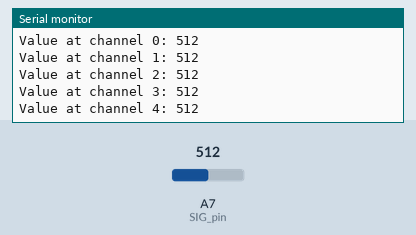
This sketch was run on a simulated Arduino Nano, built with avr-gcc and run on an emulated ATmega328P. Shown: the last lines printed to the serial monitor. The inputs (shaded band) are chosen by the test bench; at power-on: A7 (SIG_pin) = 512.

Above: at 1.2 s.
1.3 s: A7 (SIG_pin) set to 111
At 2.2 s:
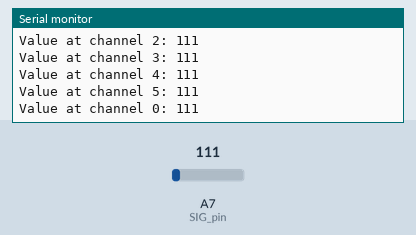
4.3 s: A7 (SIG_pin) set to 91
At 5.2 s:
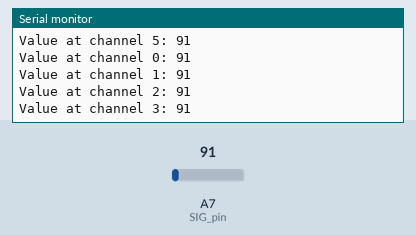
7.3 s: A7 (SIG_pin) set to 11
At 8.1 s:
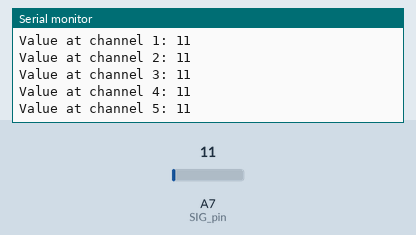
10.3 s: A7 (SIG_pin) set to 8
At 11.3 s:
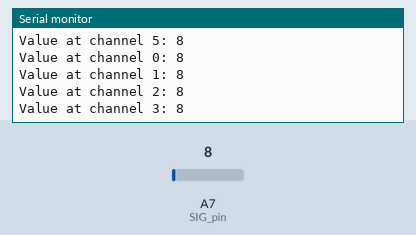
11.8 s: A7 (SIG_pin) set to 1023
At 12.7 s:
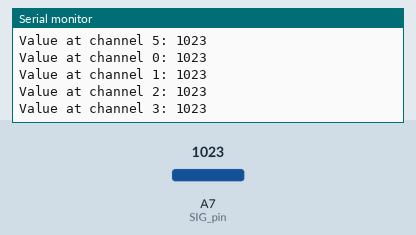
14.8 s: A7 (SIG_pin) set to 984
At 15.8 s:
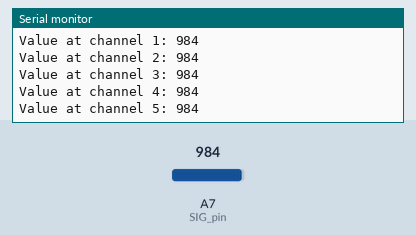
Timing chart, 0 to 17.3 s (numbered marks = the images above; inputs shaded):
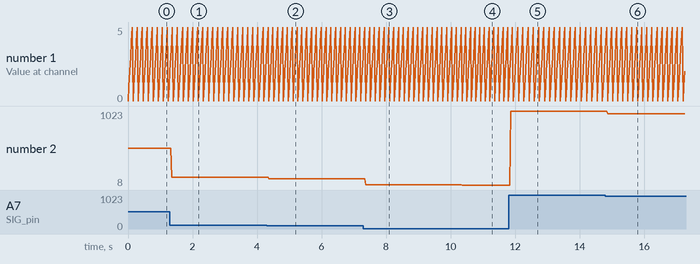

The sketch:

FSR_Multiplexer.ino
```cpp
//Mux control pins
int s0 = 11;
int s1 = 10;
int s2 = 9;
int s3 = 8;

//Mux in “SIG” pin
int SIG_pin = A7;

void setup(){
    pinMode(s0, OUTPUT);
    pinMode(s1, OUTPUT);
    pinMode(s2, OUTPUT);
    pinMode(s3, OUTPUT);

    digitalWrite(s0, LOW);
    digitalWrite(s1, LOW);
    digitalWrite(s2, LOW);
    digitalWrite(s3, LOW);

    Serial.begin(9600);
}

void loop(){

    //Loop through and read all 16 values
    //Reports back Value at channel 6 is: 346
    for(int i = 0; i < 6; i ++){
    Serial.print("Value at channel ");
    Serial.print(i); Serial.print(": ");
    Serial.println(readMux(i));
    delay(10);
    }
}

  int readMux(int channel)  {
  int controlPin[] = {s0, s1, s2, s3};
  int muxChannel[16][4]={ {0,0,0,0},
                            {1,0,0,0}, //channel 1
                            {0,1,0,0}, //channel 2
                            {1,1,0,0}, //channel 3
                            {0,0,1,0}, //channel 4
                            {1,0,1,0}, //channel 5
                            {0,1,1,0}, //channel 6
                            {1,1,1,0}, //channel 7
                            {0,0,0,1}, //channel 8
                            {1,0,0,1}, //channel 9
                            {0,1,0,1}, //channel 10
                            {1,1,0,1}, //channel 11
                            {0,0,1,1}, //channel 12
                            {1,0,1,1}, //channel 13
                            {0,1,1,1}, //channel 14
                            {1,1,1,1} //channel 15
  };
  //loop through the 4 sig

  for(int i = 0; i < 4; i ++){
    digitalWrite(controlPin[i], muxChannel[channel][i]);
    }
    //read the value at the SIG pin
    int val = analogRead(SIG_pin); //return the value
    return val;
}
    
```

Measured:
- after the input at 1.3 s, the serial monitor: prints a new line after 0.05 s (image 1)
- after the input at 4.3 s, the serial monitor: prints a new line after 0.07 s (image 2)
- after the input at 7.3 s, the serial monitor: prints a new line after 0.06 s (image 3)
- after the input at 10.3 s, the serial monitor: prints a new line after 0.06 s (image 4)
- after the input at 11.8 s, the serial monitor: prints a new line after 0.07 s (image 5)
- after the input at 14.8 s, the serial monitor: prints a new line after 0.07 s (image 6)
- plotted number 2: 512 → 111 after the input at 1.3 s, 111 → 91 after the input at 4.3 s, 91 → 11 after the input at 7.3 s, 11 → 8 after the input at 10.3 s, 8 → 1023 after the input at 11.8 s
